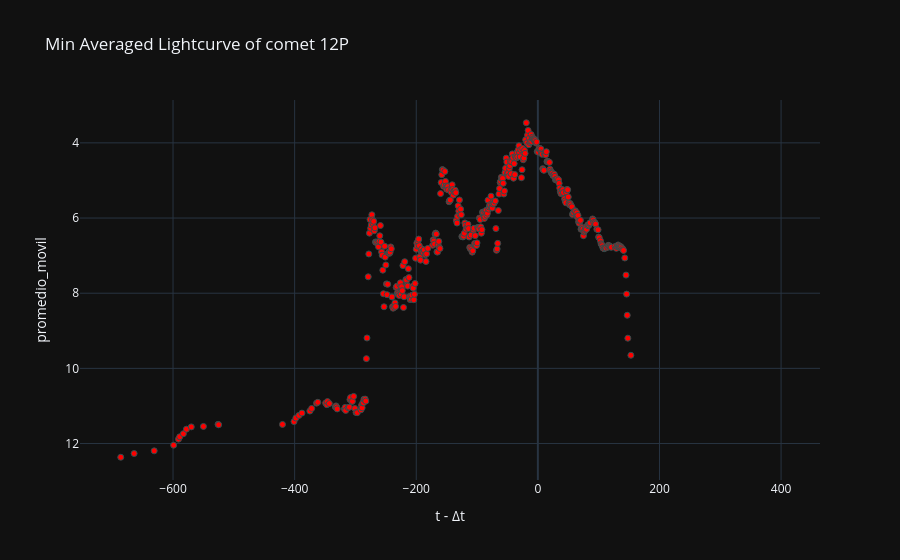

Notebook cell for this chart:
### Code cell
# Gráfica de luz interna
labels = {'delta_t':'t - Δt','magnitud_reducida':'Magnitude reduced'}
fig = px.scatter(curva_de_luz_interna_v1_df, x='delta_t', y='promedio_movil', template= 'plotly_dark', labels= labels, title=f'Min Averaged Lightcurve of comet {nombre_cometa}')
fig.update_traces(marker=dict(color='red', size=6, line=dict(width=1, color='DarkSlateGrey')))
fig.update_yaxes(autorange="reversed")
fig.show()

### Figure 1 — Plotly figure (JSON) as saved in the notebook; plotly's stock layout.template omitted (floating-point values rounded to 4 significant figures; data arrays with more than 128 entries replaced by an {"elided": "..."} marker saying what was removed)
{"data": [{"hovertemplate": "t - Δt=%{x}<br>promedio_movil=%{y}<extra></extra>", "legendgroup": "", "marker": {"color": "red", "line": {"color": "DarkSlateGrey", "width": 1}, "size": 6, "symbol": "circle"}, "mode": "markers", "name": "", "orientation": "v", "showlegend": false, "type": "scatter", "x": {"elided": "451 int values"}, "xaxis": "x", "y": {"elided": "451 float values"}, "yaxis": "y"}], "layout": {"legend": {"tracegroupgap": 0}, "title": {"text": "Min Averaged Lightcurve of comet 12P"}, "xaxis": {"anchor": "y", "domain": [0, 1], "title": {"text": "t - Δt"}}, "yaxis": {"anchor": "x", "autorange": "reversed", "domain": [0, 1], "title": {"text": "promedio_movil"}}}}
